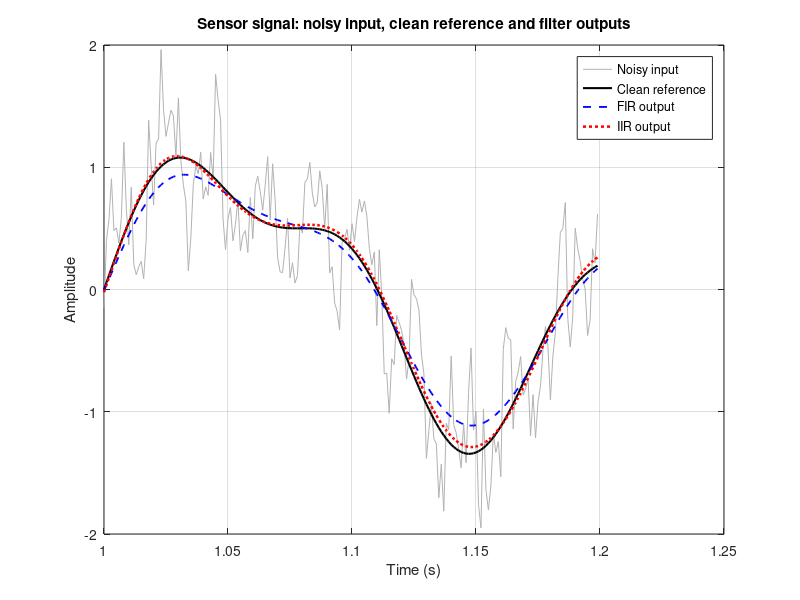
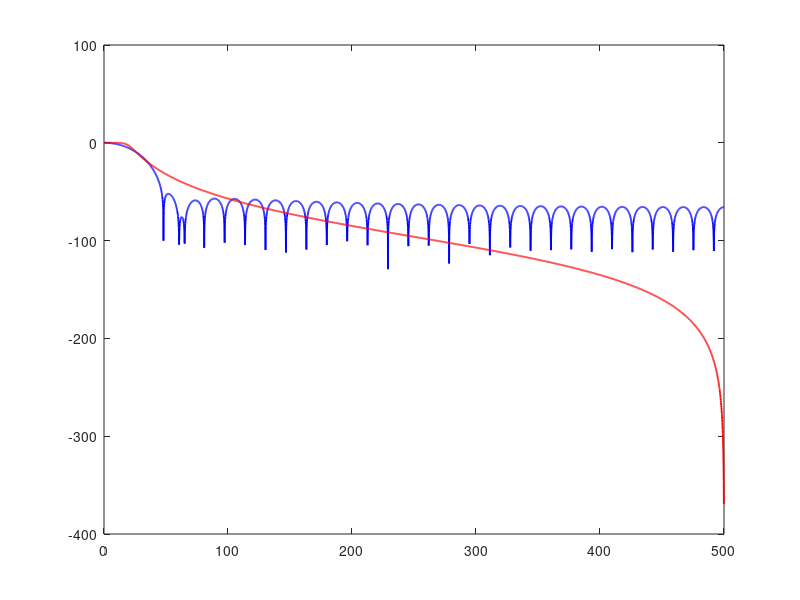

MATLAB code to generate these figures, in order: (Note: this script raises an error after producing the figures.)
%% Lecture 06 - FIR and IIR filtering of a sensor signal and a 50 Hz audio hum
% Md Mohiuddin Mollah - Digital Signal Processing 2026
% Needs the Signal Processing Toolbox (fir1, butter, freqz, filtfilt).
clear; clc; close all;

playAudio = false;           % set to true to listen to the audio in Part B

fprintf('MATLAB version: %s\n', version);
fprintf('Signal Processing Toolbox available: %d\n', license('test', 'Signal_Toolbox'));

%% Part A - Filter a sensor signal
Fs = 1000;                   % sampling frequency (Hz)
t = (0:1/Fs:2-1/Fs)';        % two seconds

rng(7);
clean = sin(2*pi*5*t) + 0.35*sin(2*pi*12*t);
noise = 0.35*sin(2*pi*50*t) + 0.20*sin(2*pi*137*t) + 0.25*randn(size(t));
x = clean + noise;

% Two low-pass filters with a 20 Hz cutoff
fc = 20;
bFIR = fir1(60, fc/(Fs/2), 'low');
[bIIR, aIIR] = butter(4, fc/(Fs/2), 'low');

% Zero-phase (offline) filtering
yFIR = filtfilt(bFIR, 1, x);
yIIR = filtfilt(bIIR, aIIR, x);

fprintf('\nPART A\n');
fprintf('FIR coefficients: %d, IIR coefficients: %d (b) + %d (a)\n', numel(bFIR), numel(bIIR), numel(aIIR));

%% A1 - Time-domain comparison over a 0.2 s section
idx = t >= 1 & t < 1.2;
figure;
plot(t(idx), x(idx), 'Color', [0.7 0.7 0.7]); hold on;
plot(t(idx), clean(idx), 'k', 'LineWidth', 1.5);
plot(t(idx), yFIR(idx), 'b--', 'LineWidth', 1.3);
plot(t(idx), yIIR(idx), 'r:', 'LineWidth', 1.8);
grid on;
xlabel('Time (s)'); ylabel('Amplitude');
title('Sensor signal: noisy input, clean reference and filter outputs');
legend('Noisy input', 'Clean reference', 'FIR output', 'IIR output');
saveas(gcf, 'sensor_time_comparison.png');

%% A2 - Magnitude responses
[hFIR, fAxis] = freqz(bFIR, 1, 4096, Fs);
hIIR = freqz(bIIR, aIIR, 4096, Fs);
figure;
plot(fAxis, 20*log10(abs(hFIR)), 'b', 'LineWidth', 1.3); hold on;
plot(fAxis, 20*log10(abs(hIIR)), 'r', 'LineWidth', 1.3);
xline(fc, 'k--', '20 Hz cutoff');
grid on; xlim([0 200]); ylim([-120 5]);
xlabel('Frequency (Hz)'); ylabel('Magnitude (dB)');
title('Magnitude responses of the low-pass filters (single pass)');
legend('FIR, order 60 (61 taps)', 'Butterworth IIR, order 4', 'Location', 'southwest');
saveas(gcf, 'sensor_frequency_responses.png');

% Gain of each filter at the important frequencies
fTest = [5 12 20 50 137];
gFIR = 20*log10(abs(freqz(bFIR, 1, fTest, Fs)));
gIIR = 20*log10(abs(freqz(bIIR, aIIR, fTest, Fs)));
fprintf('Single-pass gain in dB (filtfilt doubles these values):\n');
for k = 1:numel(fTest)
    fprintf('  %3d Hz: FIR %8.2f dB, IIR %8.2f dB\n', fTest(k), gFIR(k), gIIR(k));
end

%% A3 - Single-sided amplitude spectra
N = length(x);
f = Fs*(0:N/2)/N;
sigs = {x, yFIR, yIIR};
sigNames = {'Noisy input', 'FIR output', 'IIR output'};
fCheck = [5 12 50 137];
figure;
for k = 1:3
    Y = fft(sigs{k});
    P2 = abs(Y/N);
    P1 = P2(1:N/2+1);
    P1(2:end-1) = 2*P1(2:end-1);

    subplot(3,1,k);
    plot(f, P1);
    grid on; xlim([0 200]); ylim([0 1.1]);
    xlabel('Frequency (Hz)'); ylabel('Amplitude');
    title(['Single-sided amplitude spectrum: ', sigNames{k}]);

    % the bin spacing is 0.5 Hz, so each test frequency is exactly on a bin
    fprintf('%-12s amplitude at 5/12/50/137 Hz: %.4f  %.4f  %.4f  %.4f\n', sigNames{k}, P1(round(fCheck*N/Fs)+1));
end
saveas(gcf, 'sensor_spectra.png');

%% A4 - RMSE against the known clean signal
mid = t >= 0.2 & t < 1.8;    % middle part, away from the edges
edge = t < 0.1;              % first 0.1 s
rmseAll = @(s) sqrt(mean((s - clean).^2));
rmseMid = @(s) sqrt(mean((s(mid) - clean(mid)).^2));
rmseEdge = @(s) sqrt(mean((s(edge) - clean(edge)).^2));
fprintf('RMSE (whole signal / middle / first 0.1 s):\n');
fprintf('  Noisy input: %.4f / %.4f / %.4f\n', rmseAll(x), rmseMid(x), rmseEdge(x));
fprintf('  FIR output : %.4f / %.4f / %.4f\n', rmseAll(yFIR), rmseMid(yFIR), rmseEdge(yFIR));
fprintf('  IIR output : %.4f / %.4f / %.4f\n', rmseAll(yIIR), rmseMid(yIIR), rmseEdge(yIIR));

%% Part B - Reduce a 50 Hz hum in audio
S = load('handel');          % provides y and Fs
FsA = S.Fs;
xClean = S.y(:);
tAudio = (0:numel(xClean)-1)'/FsA;

% Add a controlled 50 Hz hum, so the clean signal is known
xHum = xClean + 0.15*sin(2*pi*50*tAudio);

% Narrow band-stop filter around 50 Hz
[bN, aN] = butter(2, [48 52]/(FsA/2), 'stop');
yAudio = filtfilt(bN, aN, xHum);

% Wider band-stop filter for comparison
[bW, aW] = butter(2, [45 55]/(FsA/2), 'stop');
yWide = filtfilt(bW, aW, xHum);

fprintf('\nPART B\n');
fprintf('Audio sample rate: %d Hz (must be above 102 Hz), length: %.2f s\n', FsA, numel(xClean)/FsA);

%% B measurements
% 50 Hz amplitude: correlate the signal with a 50 Hz complex exponential
amp50 = @(s) 2*abs(mean(s .* exp(-1j*2*pi*50*tAudio)));
rmseA = @(s) sqrt(mean((s - xClean).^2));

aHum = amp50(xHum);
fprintf('50 Hz amplitude: clean %.5f, with hum %.5f, narrow filter %.5f, wide filter %.5f\n', amp50(xClean), aHum, amp50(yAudio), amp50(yWide));
fprintf('Measured 50 Hz reduction: narrow %.1f dB, wide %.1f dB\n', 20*log10(amp50(yAudio)/aHum), 20*log10(amp50(yWide)/aHum));
fprintf('RMSE against clean audio: with hum %.5f, narrow %.5f, wide %.5f\n', rmseA(xHum), rmseA(yAudio), rmseA(yWide));

% Useful audio removed: filter the clean audio itself and measure the change
lossN = sqrt(mean((xClean - filtfilt(bN, aN, xClean)).^2));
lossW = sqrt(mean((xClean - filtfilt(bW, aW, xClean)).^2));
fprintf('RMS of clean audio removed by the filter: narrow %.5f, wide %.5f\n', lossN, lossW);

% Filter gain at some frequencies (single pass; filtfilt doubles the dB value)
fNotch = [40 45 48 50 52 55 60 100];
gN = 20*log10(abs(freqz(bN, aN, fNotch, FsA)));
gW = 20*log10(abs(freqz(bW, aW, fNotch, FsA)));
for k = 1:numel(fNotch)
    fprintf('  %3d Hz: narrow %8.2f dB, wide %8.2f dB\n', fNotch(k), gN(k), gW(k));
end

%% B1 - Waveform before and after (same axes)
seg = tAudio >= 1 & tAudio < 1.1;
yl = 1.1*max(abs(xHum(seg)));
trio = {xClean, xHum, yAudio};
trioNames = {'Clean audio', 'Audio with 50 Hz hum added', 'After the 48-52 Hz band-stop filter'};
figure;
for k = 1:3
    subplot(3,1,k);
    plot(tAudio(seg), trio{k}(seg));
    grid on; ylim([-yl yl]);
    xlabel('Time (s)'); ylabel('Amplitude');
    title(trioNames{k});
end
saveas(gcf, 'audio_waveform_comparison.png');

%% B2 - Low-frequency spectrum of the audio signals
NA = numel(xClean);
half = floor(NA/2);
fA = FsA*(0:half)/NA;
quad = {xClean, xHum, yAudio, yWide};
styles = {'k', 'r', 'b', 'g--'};
figure;
for k = 1:4
    P2 = abs(fft(quad{k})/NA);
    P1 = P2(1:half+1);
    P1(2:end) = 2*P1(2:end);
    plot(fA, 20*log10(P1 + 1e-12), styles{k}); hold on;
end
xline(50, 'k:', '50 Hz');
grid on; xlim([0 200]); ylim([-140 0]);
xlabel('Frequency (Hz)'); ylabel('Amplitude (dB)');
title('Audio spectrum below 200 Hz');
legend('Clean', 'With hum', 'Narrow 48-52 Hz filter', 'Wide 45-55 Hz filter', 'Location', 'northeast');
saveas(gcf, 'audio_spectrum.png');

%% B3 - Band-stop filter responses
fZoom = linspace(20, 80, 2000);
figure;
plot(fZoom, 20*log10(abs(freqz(bN, aN, fZoom, FsA))), 'b', 'LineWidth', 1.3); hold on;
plot(fZoom, 20*log10(abs(freqz(bW, aW, fZoom, FsA))), 'r', 'LineWidth', 1.3);
xline(50, 'k:', '50 Hz');
grid on; ylim([-80 5]);
xlabel('Frequency (Hz)'); ylabel('Magnitude (dB)');
title('Band-stop filter responses (single pass)');
legend('48-52 Hz stop band', '45-55 Hz stop band', 'Location', 'southeast');
saveas(gcf, 'notch_response.png');

%% Listening test: same playback gain for both signals
if playAudio
    g = 0.9/max(abs(xHum));
    sound(g*xHum, FsA);   pause(numel(xHum)/FsA + 1);
    sound(g*yAudio, FsA); pause(numel(xHum)/FsA + 1);
end
